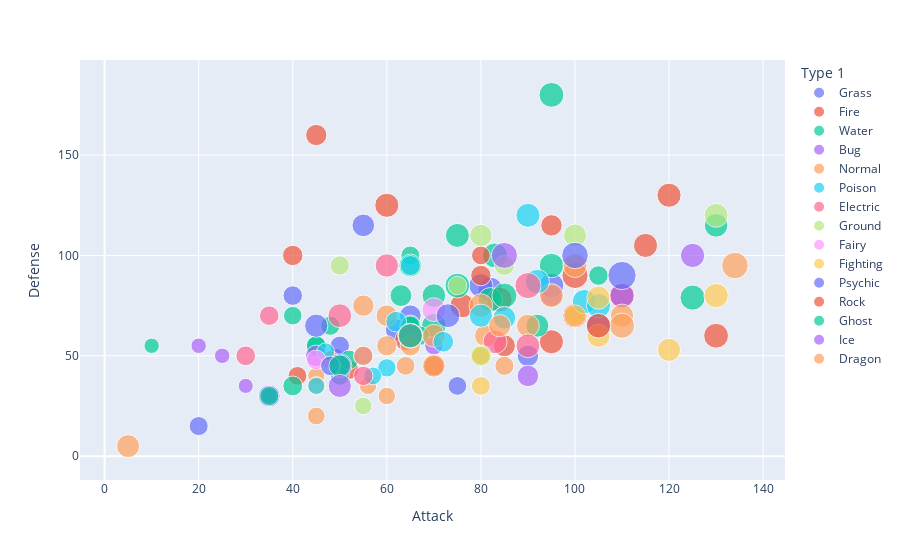

The notebook cell this image was saved under:
### Code cell
#warna berdasarkan type pokemon
fig = px.scatter(df, x='Attack', y='Defense',
                 color='Type 1', size='Total', hover_data=['Name'])
fig.show()

### Figure 1 — Plotly figure (JSON) as saved in the notebook; plotly's stock layout.template omitted (floating-point values rounded to 4 significant figures)
{"data": [{"customdata": [["Bulbasaur"], ["Ivysaur"], ["Venusaur"], ["Oddish"], ["Gloom"], ["Vileplume"], ["Bellsprout"], ["Weepinbell"], ["Victreebel"], ["Exeggcute"], ["Exeggutor"], ["Tangela"]], "hovertemplate": "Type 1=Grass<br>Attack=%{x}<br>Defense=%{y}<br>Total=%{marker.size}<br>Name=%{customdata[0]}<extra></extra>", "legendgroup": "Grass", "marker": {"color": "#636efa", "size": [318, 405, 525, 320, 395, 490, 300, 390, 490, 325, 520, 435], "sizemode": "area", "sizeref": 1.7, "symbol": "circle"}, "mode": "markers", "name": "Grass", "orientation": "v", "showlegend": true, "type": "scatter", "x": [49, 62, 82, 50, 65, 80, 75, 90, 105, 40, 95, 55], "xaxis": "x", "y": [49, 63, 83, 55, 70, 85, 35, 50, 65, 80, 85, 115], "yaxis": "y"}, {"customdata": [["Charmander"], ["Charmeleon"], ["Charizard"], ["Vulpix"], ["Ninetales"], ["Growlithe"], ["Arcanine"], ["Ponyta"], ["Rapidash"], ["Magmar"], ["Flareon"], ["Moltres"]], "hovertemplate": "Type 1=Fire<br>Attack=%{x}<br>Defense=%{y}<br>Total=%{marker.size}<br>Name=%{customdata[0]}<extra></extra>", "legendgroup": "Fire", "marker": {"color": "#EF553B", "size": [309, 405, 534, 299, 505, 350, 555, 410, 500, 495, 525, 580], "sizemode": "area", "sizeref": 1.7, "symbol": "circle"}, "mode": "markers", "name": "Fire", "orientation": "v", "showlegend": true, "type": "scatter", "x": [52, 64, 84, 41, 76, 70, 110, 85, 100, 95, 130, 100], "xaxis": "x", "y": [43, 58, 78, 40, 75, 45, 80, 55, 70, 57, 60, 90], "yaxis": "y"}, {"customdata": [["Squirtle"], ["Wartortle"], ["Blastoise"], ["Psyduck"], ["Golduck"], ["Poliwag"], ["Poliwhirl"], ["Poliwrath"], ["Tentacool"], ["Tentacruel"], ["Slowpoke"], ["Slowbro"], ["Seel"], ["Dewgong"], ["Shellder"], ["Cloyster"], ["Krabby"], ["Kingler"], ["Horsea"], ["Seadra"], ["Goldeen"], ["Seaking"], ["Staryu"], ["Starmie"], ["Magikarp"], ["Gyarados"], ["Lapras"], ["Vaporeon"]], "hovertemplate": "Type 1=Water<br>Attack=%{x}<br>Defense=%{y}<br>Total=%{marker.size}<br>Name=%{customdata[0]}<extra></extra>", "legendgroup": "Water", "marker": {"color": "#00cc96", "size": [314, 405, 530, 320, 500, 300, 385, 510, 335, 515, 315, 490, 325, 475, 305, 525, 325, 475, 295, 440, 320, 450, 340, 520, 200, 540, 535, 525], "sizemode": "area", "sizeref": 1.7, "symbol": "circle"}, "mode": "markers", "name": "Water", "orientation": "v", "showlegend": true, "type": "scatter", "x": [48, 63, 83, 52, 82, 50, 65, 95, 40, 70, 65, 75, 45, 70, 65, 95, 105, 130, 40, 65, 67, 92, 45, 75, 10, 125, 85, 65], "xaxis": "x", "y": [65, 80, 100, 48, 78, 40, 65, 95, 35, 65, 65, 110, 55, 80, 100, 180, 90, 115, 70, 95, 60, 65, 55, 85, 55, 79, 80, 60], "yaxis": "y"}, {"customdata": [["Caterpie"], ["Metapod"], ["Butterfree"], ["Weedle"], ["Kakuna"], ["Beedrill"], ["Paras"], ["Parasect"], ["Venonat"], ["Venomoth"], ["Scyther"], ["Pinsir"]], "hovertemplate": "Type 1=Bug<br>Attack=%{x}<br>Defense=%{y}<br>Total=%{marker.size}<br>Name=%{customdata[0]}<extra></extra>", "legendgroup": "Bug", "marker": {"color": "#ab63fa", "size": [195, 205, 395, 195, 205, 395, 285, 405, 305, 450, 500, 500], "sizemode": "area", "sizeref": 1.7, "symbol": "circle"}, "mode": "markers", "name": "Bug", "orientation": "v", "showlegend": true, "type": "scatter", "x": [30, 20, 45, 35, 25, 90, 70, 95, 55, 65, 110, 125], "xaxis": "x", "y": [35, 55, 50, 30, 50, 40, 55, 80, 50, 60, 80, 100], "yaxis": "y"}, {"customdata": [["Pidgey"], ["Pidgeotto"], ["Pidgeot"], ["Rattata"], ["Raticate"], ["Spearow"], ["Fearow"], ["Jigglypuff"], ["Wigglytuff"], ["Meowth"], ["Persian"], ["Farfetch'd"], ["Doduo"], ["Dodrio"], ["Lickitung"], ["Chansey"], ["Kangaskhan"], ["Tauros"], ["Ditto"], ["Eevee"], ["Porygon"], ["Snorlax"]], "hovertemplate": "Type 1=Normal<br>Attack=%{x}<br>Defense=%{y}<br>Total=%{marker.size}<br>Name=%{customdata[0]}<extra></extra>", "legendgroup": "Normal", "marker": {"color": "#FFA15A", "size": [251, 349, 479, 253, 413, 262, 442, 270, 435, 290, 440, 352, 310, 460, 385, 450, 490, 490, 288, 325, 395, 540], "sizemode": "area", "sizeref": 1.7, "symbol": "circle"}, "mode": "markers", "name": "Normal", "orientation": "v", "showlegend": true, "type": "scatter", "x": [45, 60, 80, 56, 81, 60, 90, 45, 70, 45, 70, 65, 85, 110, 55, 5, 95, 100, 48, 55, 60, 110], "xaxis": "x", "y": [40, 55, 75, 35, 60, 30, 65, 20, 45, 35, 60, 55, 45, 70, 75, 5, 80, 95, 48, 50, 70, 65], "yaxis": "y"}, {"customdata": [["Ekans"], ["Arbok"], ["NidoranªÛ"], ["Nidorina"], ["Nidoqueen"], ["Nidoranªâ"], ["Nidorino"], ["Nidoking"], ["Zubat"], ["Golbat"], ["Grimer"], ["Muk"], ["Koffing"], ["Weezing"]], "hovertemplate": "Type 1=Poison<br>Attack=%{x}<br>Defense=%{y}<br>Total=%{marker.size}<br>Name=%{customdata[0]}<extra></extra>", "legendgroup": "Poison", "marker": {"color": "#19d3f3", "size": [288, 438, 275, 365, 505, 273, 365, 505, 245, 455, 325, 500, 340, 490], "sizemode": "area", "sizeref": 1.7, "symbol": "circle"}, "mode": "markers", "name": "Poison", "orientation": "v", "showlegend": true, "type": "scatter", "x": [60, 85, 47, 62, 92, 57, 72, 102, 45, 80, 80, 105, 65, 90], "xaxis": "x", "y": [44, 69, 52, 67, 87, 40, 57, 77, 35, 70, 50, 75, 95, 120], "yaxis": "y"}, {"customdata": [["Pikachu"], ["Raichu"], ["Magnemite"], ["Magneton"], ["Voltorb"], ["Electrode"], ["Electabuzz"], ["Jolteon"], ["Zapdos"]], "hovertemplate": "Type 1=Electric<br>Attack=%{x}<br>Defense=%{y}<br>Total=%{marker.size}<br>Name=%{customdata[0]}<extra></extra>", "legendgroup": "Electric", "marker": {"color": "#FF6692", "size": [320, 485, 325, 465, 330, 480, 490, 525, 580], "sizemode": "area", "sizeref": 1.7, "symbol": "circle"}, "mode": "markers", "name": "Electric", "orientation": "v", "showlegend": true, "type": "scatter", "x": [55, 90, 35, 60, 30, 50, 83, 65, 90], "xaxis": "x", "y": [40, 55, 70, 95, 50, 70, 57, 60, 85], "yaxis": "y"}, {"customdata": [["Sandshrew"], ["Sandslash"], ["Diglett"], ["Dugtrio"], ["Cubone"], ["Marowak"], ["Rhyhorn"], ["Rhydon"]], "hovertemplate": "Type 1=Ground<br>Attack=%{x}<br>Defense=%{y}<br>Total=%{marker.size}<br>Name=%{customdata[0]}<extra></extra>", "legendgroup": "Ground", "marker": {"color": "#B6E880", "size": [300, 450, 265, 405, 320, 425, 345, 485], "sizemode": "area", "sizeref": 1.7, "symbol": "circle"}, "mode": "markers", "name": "Ground", "orientation": "v", "showlegend": true, "type": "scatter", "x": [75, 100, 55, 80, 50, 80, 85, 130], "xaxis": "x", "y": [85, 110, 25, 50, 95, 110, 95, 120], "yaxis": "y"}, {"customdata": [["Clefairy"], ["Clefable"]], "hovertemplate": "Type 1=Fairy<br>Attack=%{x}<br>Defense=%{y}<br>Total=%{marker.size}<br>Name=%{customdata[0]}<extra></extra>", "legendgroup": "Fairy", "marker": {"color": "#FF97FF", "size": [323, 483], "sizemode": "area", "sizeref": 1.7, "symbol": "circle"}, "mode": "markers", "name": "Fairy", "orientation": "v", "showlegend": true, "type": "scatter", "x": [45, 70], "xaxis": "x", "y": [48, 73], "yaxis": "y"}, {"customdata": [["Mankey"], ["Primeape"], ["Machop"], ["Machoke"], ["Machamp"], ["Hitmonlee"], ["Hitmonchan"]], "hovertemplate": "Type 1=Fighting<br>Attack=%{x}<br>Defense=%{y}<br>Total=%{marker.size}<br>Name=%{customdata[0]}<extra></extra>", "legendgroup": "Fighting", "marker": {"color": "#FECB52", "size": [305, 455, 305, 405, 505, 455, 455], "sizemode": "area", "sizeref": 1.7, "symbol": "circle"}, "mode": "markers", "name": "Fighting", "orientation": "v", "showlegend": true, "type": "scatter", "x": [80, 105, 80, 100, 130, 120, 105], "xaxis": "x", "y": [35, 60, 50, 70, 80, 53, 79], "yaxis": "y"}, {"customdata": [["Abra"], ["Kadabra"], ["Alakazam"], ["Drowzee"], ["Hypno"], ["Mr. Mime"], ["Mewtwo"], ["Mew"]], "hovertemplate": "Type 1=Psychic<br>Attack=%{x}<br>Defense=%{y}<br>Total=%{marker.size}<br>Name=%{customdata[0]}<extra></extra>", "legendgroup": "Psychic", "marker": {"color": "#636efa", "size": [310, 400, 500, 328, 483, 460, 680, 600], "sizemode": "area", "sizeref": 1.7, "symbol": "circle"}, "mode": "markers", "name": "Psychic", "orientation": "v", "showlegend": true, "type": "scatter", "x": [20, 35, 50, 48, 73, 45, 110, 100], "xaxis": "x", "y": [15, 30, 45, 45, 70, 65, 90, 100], "yaxis": "y"}, {"customdata": [["Geodude"], ["Graveler"], ["Golem"], ["Onix"], ["Omanyte"], ["Omastar"], ["Kabuto"], ["Kabutops"], ["Aerodactyl"]], "hovertemplate": "Type 1=Rock<br>Attack=%{x}<br>Defense=%{y}<br>Total=%{marker.size}<br>Name=%{customdata[0]}<extra></extra>", "legendgroup": "Rock", "marker": {"color": "#EF553B", "size": [300, 390, 495, 385, 355, 495, 355, 495, 515], "sizemode": "area", "sizeref": 1.7, "symbol": "circle"}, "mode": "markers", "name": "Rock", "orientation": "v", "showlegend": true, "type": "scatter", "x": [80, 95, 120, 45, 40, 60, 80, 115, 105], "xaxis": "x", "y": [100, 115, 130, 160, 100, 125, 90, 105, 65], "yaxis": "y"}, {"customdata": [["Gastly"], ["Haunter"], ["Gengar"]], "hovertemplate": "Type 1=Ghost<br>Attack=%{x}<br>Defense=%{y}<br>Total=%{marker.size}<br>Name=%{customdata[0]}<extra></extra>", "legendgroup": "Ghost", "marker": {"color": "#00cc96", "size": [310, 405, 500], "sizemode": "area", "sizeref": 1.7, "symbol": "circle"}, "mode": "markers", "name": "Ghost", "orientation": "v", "showlegend": true, "type": "scatter", "x": [35, 50, 65], "xaxis": "x", "y": [30, 45, 60], "yaxis": "y"}, {"customdata": [["Jynx"], ["Articuno"]], "hovertemplate": "Type 1=Ice<br>Attack=%{x}<br>Defense=%{y}<br>Total=%{marker.size}<br>Name=%{customdata[0]}<extra></extra>", "legendgroup": "Ice", "marker": {"color": "#ab63fa", "size": [455, 580], "sizemode": "area", "sizeref": 1.7, "symbol": "circle"}, "mode": "markers", "name": "Ice", "orientation": "v", "showlegend": true, "type": "scatter", "x": [50, 85], "xaxis": "x", "y": [35, 100], "yaxis": "y"}, {"customdata": [["Dratini"], ["Dragonair"], ["Dragonite"]], "hovertemplate": "Type 1=Dragon<br>Attack=%{x}<br>Defense=%{y}<br>Total=%{marker.size}<br>Name=%{customdata[0]}<extra></extra>", "legendgroup": "Dragon", "marker": {"color": "#FFA15A", "size": [300, 420, 600], "sizemode": "area", "sizeref": 1.7, "symbol": "circle"}, "mode": "markers", "name": "Dragon", "orientation": "v", "showlegend": true, "type": "scatter", "x": [64, 84, 134], "xaxis": "x", "y": [45, 65, 95], "yaxis": "y"}], "layout": {"legend": {"itemsizing": "constant", "title": {"text": "Type 1"}, "tracegroupgap": 0}, "margin": {"t": 60}, "xaxis": {"anchor": "y", "domain": [0, 1], "title": {"text": "Attack"}}, "yaxis": {"anchor": "x", "domain": [0, 1], "title": {"text": "Defense"}}}}
